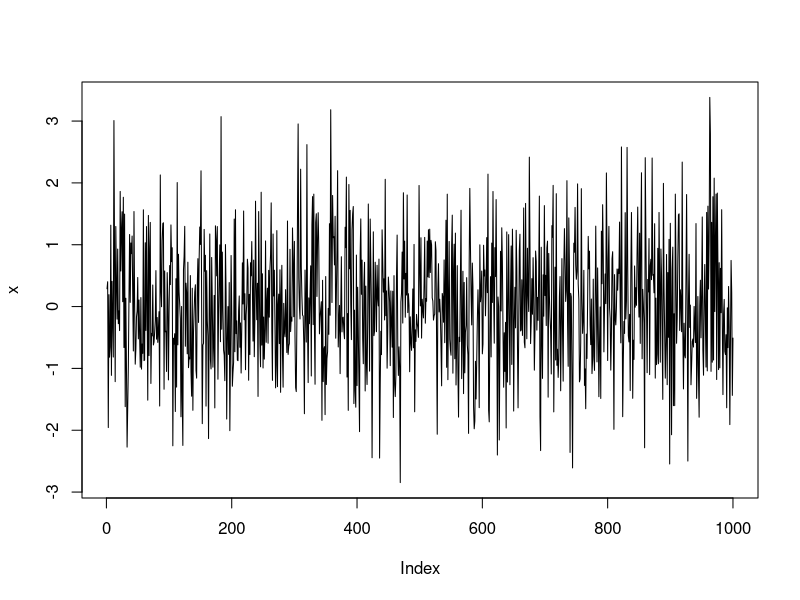

Reproduce this figure in R.
## ---- chunk 1
# simulando uma VA com distribuição normal padrão
x <- rnorm(1000)

#gráfico de linha da variável simulado
plot (x, type = "l")
